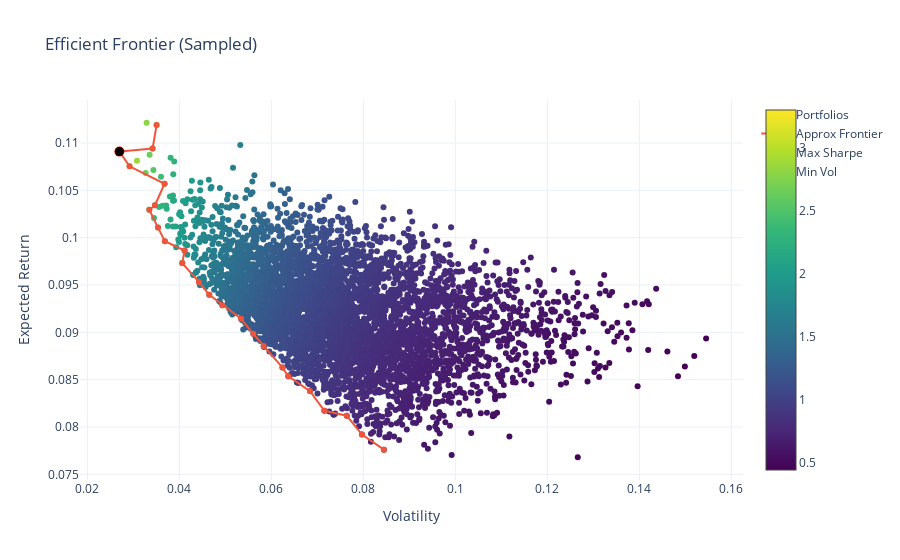

The code cell stored with this chart in its notebook:
### Code cell
fig = go.Figure()
fig.add_trace(go.Scatter(
    x=portfolio_vol,
    y=portfolio_returns,
    mode='markers',
    marker=dict(color=sharpe, colorscale='Viridis', showscale=True),
    name='Portfolios'
))
fig.add_trace(go.Scatter(
    x=frontier_v,
    y=frontier_r,
    mode='lines+markers',
    name='Approx Frontier'
))
fig.add_trace(go.Scatter(
    x=[portfolio_vol[max_sharpe_idx]],
    y=[portfolio_returns[max_sharpe_idx]],
    mode='markers',
    marker=dict(color='red', size=10),
    name='Max Sharpe'
))
fig.add_trace(go.Scatter(
    x=[portfolio_vol[min_vol_idx]],
    y=[portfolio_returns[min_vol_idx]],
    mode='markers',
    marker=dict(color='black', size=9),
    name='Min Vol'
))
fig.update_layout(
    title='Efficient Frontier (Sampled)',
    xaxis_title='Volatility',
    yaxis_title='Expected Return',
    template='plotly_white'
)
fig.show()

### Figure 1 — Plotly figure (JSON) as saved in the notebook; plotly's stock layout.template omitted (floating-point values rounded to 4 significant figures; data arrays with more than 128 entries replaced by an {"elided": "..."} marker saying what was removed)
{"data": [{"marker": {"color": {"elided": "5000 float values"}, "colorscale": [[0.0, "#440154"], [0.1111, "#482878"], [0.2222, "#3e4989"], [0.3333, "#31688e"], [0.4444, "#26828e"], [0.5556, "#1f9e89"], [0.6667, "#35b779"], [0.7778, "#6ece58"], [0.8889, "#b5de2b"], [1.0, "#fde725"]], "showscale": true}, "mode": "markers", "name": "Portfolios", "type": "scatter", "x": {"elided": "5000 float values"}, "y": {"elided": "5000 float values"}}, {"mode": "lines+markers", "name": "Approx Frontier", "type": "scatter", "x": [0.08446, 0.0797, 0.0764, 0.07154, 0.0684, 0.06369, 0.06242, 0.05832, 0.05608, 0.05342, 0.04935, 0.0465, 0.04424, 0.04064, 0.04113, 0.03686, 0.03535, 0.03347, 0.03469, 0.03679, 0.02918, 0.02697, 0.03418, 0.03505], "y": [0.0776, 0.07919, 0.08119, 0.08171, 0.08379, 0.08537, 0.08628, 0.08855, 0.08984, 0.09143, 0.09287, 0.09396, 0.09533, 0.09732, 0.09864, 0.09964, 0.1011, 0.103, 0.1034, 0.1057, 0.1075, 0.1091, 0.1094, 0.1119]}, {"marker": {"color": "red", "size": 10}, "mode": "markers", "name": "Max Sharpe", "type": "scatter", "x": [0.02697], "y": [0.1091]}, {"marker": {"color": "black", "size": 9}, "mode": "markers", "name": "Min Vol", "type": "scatter", "x": [0.02697], "y": [0.1091]}], "layout": {"title": {"text": "Efficient Frontier (Sampled)"}, "xaxis": {"title": {"text": "Volatility"}}, "yaxis": {"title": {"text": "Expected Return"}}}}
